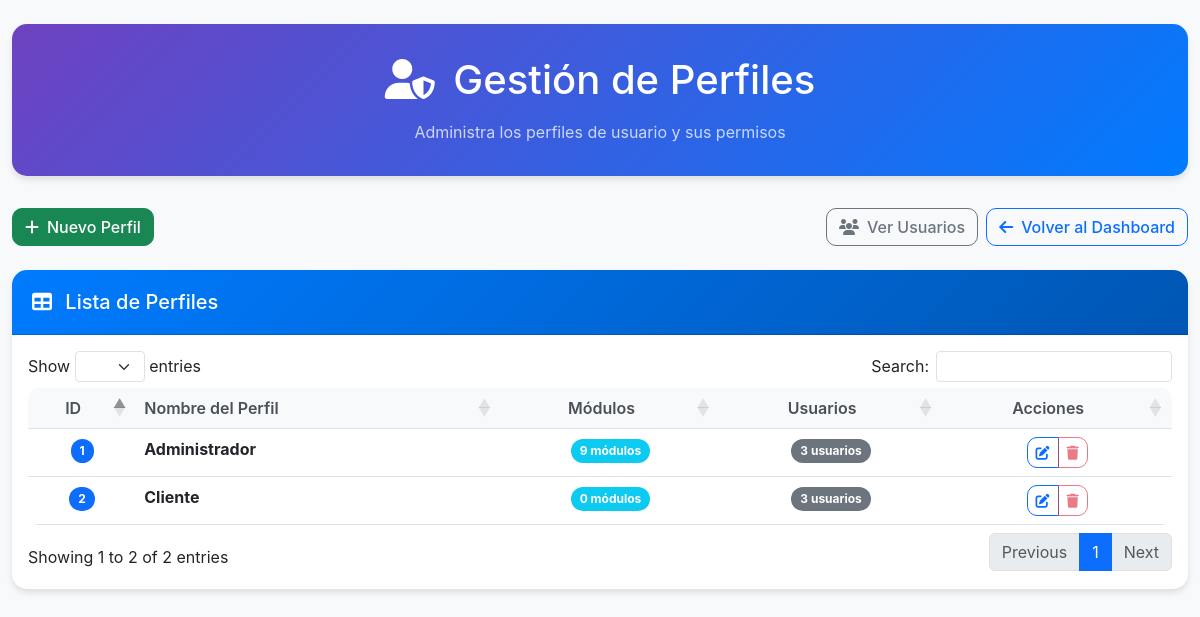
Page /controllers/UsuarioController.php?a=perfiles (signed in) on the committed database.
### tables this page shows
CREATE TABLE `perfiles` (
  `id` int(11) NOT NULL,
  `nombre` varchar(45) NOT NULL
);

### controllers/BaseController.php (called while the page is built, shortened)
<?php
class BaseController {
    protected function render($vista, $datos = []) {
        extract($datos);
        include $vista;
    }
}
?>

### models/Usuario.php (called while the page is built, shortened)
<?php
class Usuario {
    public static function obtenerTodosPerfiles() {
        try {
            $db = Database::getInstance()->getConnection();
            $sql = "SELECT
                        p.id,
                        p.nombre,
                        COUNT(DISTINCT pm.modulos_id) as total_modulos,
                        COUNT(DISTINCT u.id) as total_usuarios
                    FROM perfiles p
                    LEFT JOIN perfiles_modulos pm ON p.id = pm.perfiles_id
                    LEFT JOIN usuarios u ON p.id = u.perfil_id
                    GROUP BY p.id, p.nombre
                    ORDER BY p.nombre ASC";
            $stmt = $db->prepare($sql);
            $stmt->execute();
            $perfiles = $stmt->fetchAll(PDO::FETCH_ASSOC);
            return $perfiles;
        } catch (PDOException $e) {
            error_log("Error al obtener perfiles: " . $e->getMessage());
            return [];
        }
    }
}
?>

### views/pages/usuarios/perfiles/listado_perfiles.php (the view, shortened to what this page needs)
<!DOCTYPE html>
<html lang="es">
<head>
    <link href="https://cdn.jsdelivr.net/npm/bootstrap@5.3.0/dist/css/bootstrap.min.css" rel="stylesheet">
    <link href="https://cdnjs.cloudflare.com/ajax/libs/font-awesome/6.4.0/css/all.min.css" rel="stylesheet">
    <link href="https://cdn.datatables.net/1.13.7/css/dataTables.bootstrap5.min.css" rel="stylesheet">
</head>
<body>
    <div class="container-fluid py-4">
        <div class="page-header text-center">
            <h1 class="mb-3">
                <i class="fas fa-user-shield me-2"></i>
                <?= htmlspecialchars($titulo ?? 'Gestión de Perfiles') ?>
            </h1>
            <p class="mb-0 opacity-75">Administra los perfiles de usuario y sus permisos</p>
        </div>
        <div class="row">
            <div class="col-12">
                <div class="d-flex justify-content-between align-items-center mb-4">
                    <div>
                        <a href="/Sistema_Premoldeado/controllers/UsuarioController.php?a=crear_perfil" class="btn btn-success">
                            <i class="fas fa-plus me-2"></i>Nuevo Perfil
                        </a>
                    </div>
                    <div class="d-flex gap-2">
                        <a href="/Sistema_Premoldeado/controllers/UsuarioController.php?a=list" class="btn btn-outline-secondary">
                            <i class="fas fa-users me-2"></i>Ver Usuarios
                        </a>
                        <a href="/Sistema_Premoldeado/dashboard.php" class="btn btn-outline-primary">
                            <i class="fas fa-arrow-left me-2"></i>Volver al Dashboard
                        </a>
                    </div>
                </div>
                <div class="card">
                    <div class="card-header">
                        <h5 class="card-title mb-0">
                            <i class="fas fa-table me-2"></i>
                            Lista de Perfiles
                        </h5>
                    </div>
                    <div class="card-body">
                        <div class="table-responsive">
                            <table class="table table-hover" id="perfiles_table">
                                <thead>
                                    <tr>
                                        <th class="text-center">ID</th>
                                        <th>Nombre del Perfil</th>
                                        <th class="text-center">Módulos</th>
                                        <th class="text-center">Usuarios</th>
                                        <th class="text-center">Acciones</th>
                                    </tr>
                                </thead>
                <tbody>
                    <?php if (empty($perfiles)): ?>
                        <tr>
                            <td colspan="5" class="text-center text-muted">
                                <i class="fas fa-user-shield fa-2x mb-2"></i><br>
                                No hay perfiles registrados
                            </td>
                        </tr>
                    <?php else: ?>
                        <?php foreach ($perfiles as $perfil): ?>
                            <tr>
                                <td class="text-center">
                                    <span class="badge bg-primary"><?= htmlspecialchars($perfil['id']) ?></span>
                                </td>
                                <td>
                                    <strong><?= htmlspecialchars($perfil['nombre']) ?></strong>
                                </td>
                                <td class="text-center">
                                    <span class="badge bg-info"><?= intval($perfil['total_modulos'] ?? 0) ?> módulos</span>
                                </td>
                                <td class="text-center">
                                    <span class="badge bg-secondary"><?= intval($perfil['total_usuarios'] ?? 0) ?> usuarios</span>
                                </td>
                                <td class="text-center">
                                    <div class="btn-group" role="group">
                                        <a href="/Sistema_Premoldeado/controllers/UsuarioController.php?a=editar_perfil&id=<?= $perfil['id'] ?>"
                                           class="btn btn-sm btn-outline-primary" title="Editar">
                                            <i class="fas fa-edit"></i>
                                        </a>
                                        <?php if (($perfil['total_usuarios'] ?? 0) == 0): ?>
                                            <a href="/Sistema_Premoldeado/controllers/UsuarioController.php?a=eliminar_perfil&id=<?= $perfil['id'] ?>"
                                               class="btn btn-sm btn-outline-danger"
                                               title="Eliminar"
                                               onclick="return confirm('¿Estás seguro de eliminar este perfil?')">
                                                <i class="fas fa-trash"></i>
                                            </a>
                                        <?php else: ?>
                                            <button class="btn btn-sm btn-outline-danger"
                                                    title="No se puede eliminar (tiene usuarios asignados)"
                                                    disabled>
                                                <i class="fas fa-trash"></i>
                                            </button>
                                        <?php endif; ?>
                                    </div>
                                </td>
                            </tr>
                        <?php endforeach; ?>
                    <?php endif; ?>
                            </tbody>
                        </table>
                    </div>
                </div>
            </div>
        </div>
    </div>
</body>
</html>

### views/pages/usuarios/perfiles/listado_perfiles.php (style rules this page uses)
body { background-color: #f8f9fa; font-family: 'Inter', -apple-system, BlinkMacSystemFont, sans-serif; }
.page-header { background: linear-gradient(135deg, #6f42c1 0%, #007bff 100%); color: white; border-radius: 15px; padding: 2rem; margin-bottom: 2rem; box-shadow: 0 4px 6px rgba(0,0,0,0.1); }
.card { border: none; border-radius: 15px; box-shadow: 0 4px 6px rgba(0,0,0,0.1); }
.card-header { background: linear-gradient(135deg, #007bff, #0056b3); color: white; border-radius: 15px 15px 0 0 !important; padding: 1.25rem; }
.btn { border-radius: 10px; font-weight: 500; }
.table { border-radius: 10px; overflow: hidden; }
.table th { background-color: #f8f9fa; border-top: none; color: #495057; font-weight: 600; }
.badge { border-radius: 20px; padding: 0.5em 0.75em; }

### rows in the picture
perfiles: id "1", nombre "Administrador", total_modulos "9", total_usuarios "3"
perfiles: id "2", nombre "Cliente", total_modulos "0", total_usuarios "3"

### other values in the picture
$titulo "Gestión de Perfiles"
